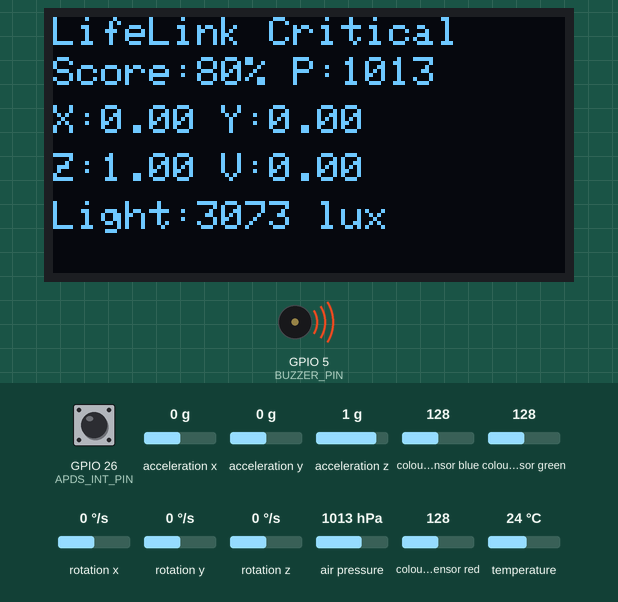
A sketch run on a simulated ESP32. On the bench: 128×64 one-colour display, buzzer (waves = sounding, pin HIGH). Inputs (shaded band) come from the test bench; at power-on: acceleration x 0 g, acceleration y 0 g, acceleration z 1 g, air pressure 1013 hPa, GPIO 26 (APDS_INT_PIN) HIGH, colour sensor blue 128, colour sensor green 128, rotation x 0 °/s, rotation y 0 °/s, rotation z 0 °/s, colour sensor red 128, temperature 24 °C. WiFi joins after 1.5 s; servers stay silent unless stated; what the sketch prints to the serial monitor is not drawn.

Above: at 3.7 s.
3.8 s: acceleration x set to -1.4 g
At 6.4 s:
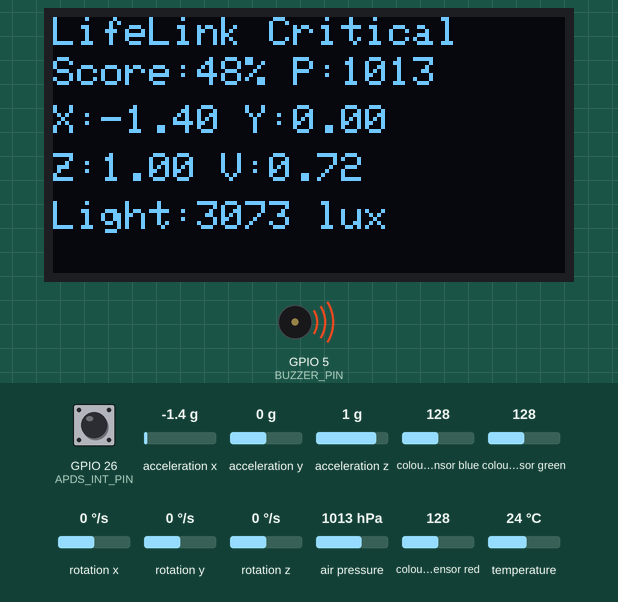
7.8 s: acceleration y set to -0.2 g
At 9.4 s:
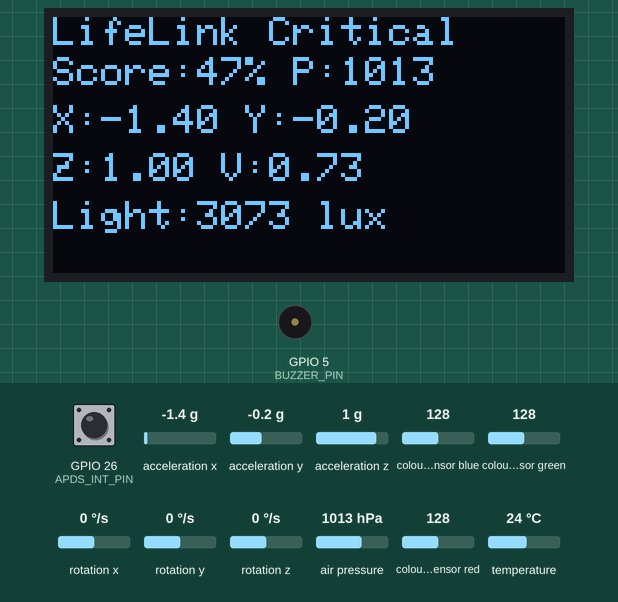
11.1 s: acceleration z set to 0.1 g
At 12.4 s:
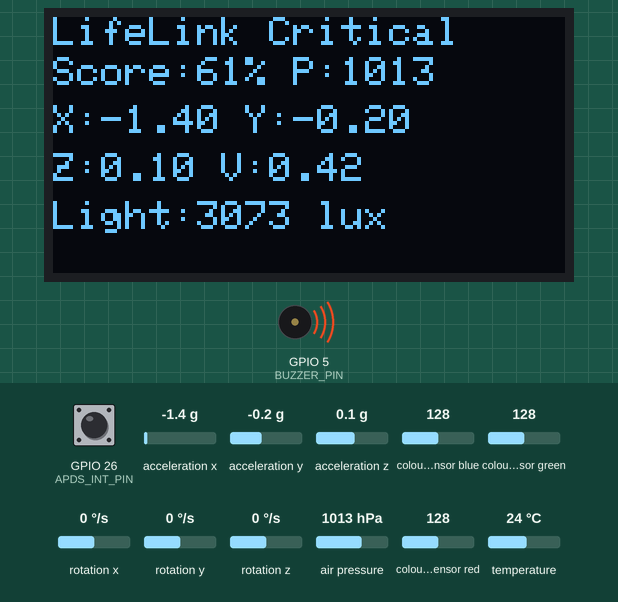
14.1 s: acceleration z set to -0.2 g
At 16.0 s:
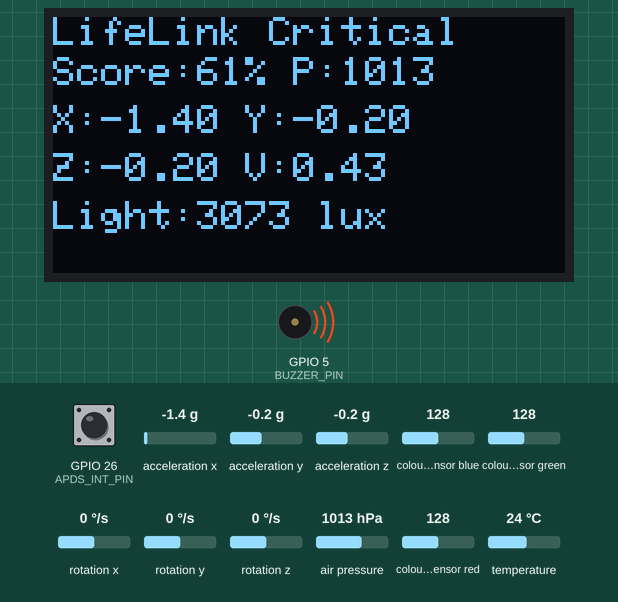
17.1 s: air pressure set to 952 hPa
At 18.4 s:
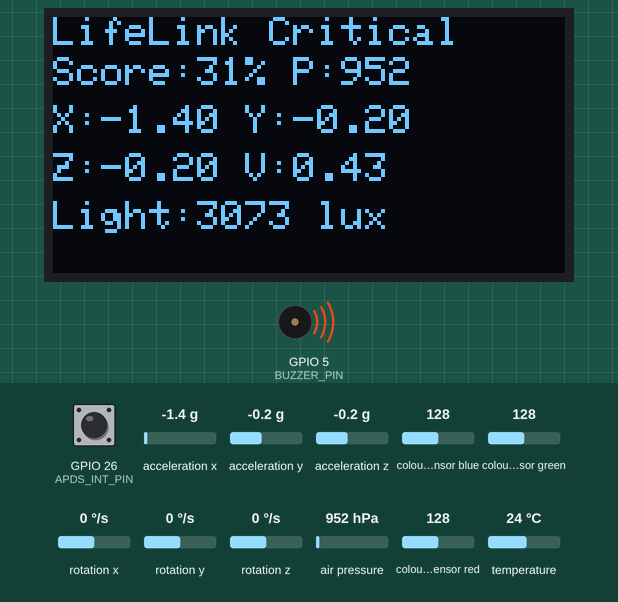
Timing chart, 0 to 23.1 s (numbered marks = the images above; inputs shaded):
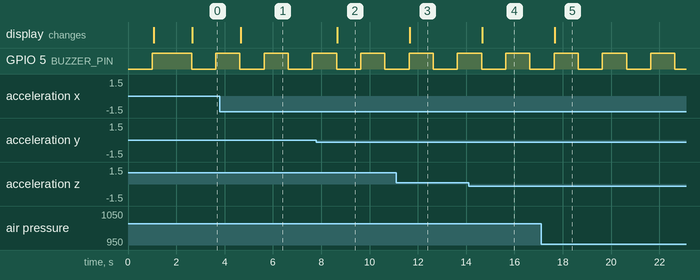

Measured:
- after the input at 3.8 s, the display: changes after 0.86 s (image 1)
- after the input at 7.8 s, the display: changes after 0.86 s (image 2)
- after the input at 11.1 s, the display: changes after 0.56 s (image 3)
- after the input at 14.1 s, the display: changes after 0.56 s (image 4)
- after the input at 17.1 s, the display: changes after 0.57 s (image 5)
- by itself, GPIO 5 (BUZZER_PIN): alternates HIGH for 1.0 s and LOW for 1.0 s

The sketch:

esp32-code.ino
```cpp
#include <Wire.h>
#include <WiFi.h>
#include <WebSocketsServer.h>
#include <Adafruit_BMP085.h>
#include <Adafruit_MPU6050.h>
#include <Adafruit_APDS9960.h>
#include <Adafruit_Sensor.h>
#include <Adafruit_GFX.h>
#include <Adafruit_SSD1306.h>

const char* WIFI_SSID = "YOUR_WIFI_NAME";
const char* WIFI_PASSWORD = "YOUR_WIFI_PASSWORD";

const int I2C_SDA_PIN = 21;
const int I2C_SCL_PIN = 22;
const int APDS_INT_PIN = 26;
const int BUZZER_PIN = 5;
const bool BUZZER_ACTIVE_LOW = true;

const int OLED_WIDTH = 128;
const int OLED_HEIGHT = 64;
const int OLED_RESET_PIN = -1;
const int OLED_I2C_ADDRESS = 0x3C;

const uint16_t DEFAULT_LIGHT_LUX = 120;

Adafruit_BMP085 bmp;
Adafruit_MPU6050 mpu;
Adafruit_APDS9960 apds;
Adafruit_SSD1306 display(OLED_WIDTH, OLED_HEIGHT, &Wire, OLED_RESET_PIN);
WebSocketsServer webSocket = WebSocketsServer(81);

bool bmpReady = false;
bool mpuReady = false;
bool apdsReady = false;
bool oledReady = false;

unsigned long lastPacketMs = 0;
const unsigned long PACKET_INTERVAL_MS = 1000;

float pressureBaselineHpa = 0.0;
float pressureBaselineTotal = 0.0;
int pressureBaselineSamples = 0;
const int PRESSURE_BASELINE_SAMPLE_COUNT = 12;

unsigned long lastBuzzerToggleMs = 0;
bool buzzerState = false;

void setBuzzer(bool on) {
  if (BUZZER_ACTIVE_LOW) {
    digitalWrite(BUZZER_PIN, on ? LOW : HIGH);
  } else {
    digitalWrite(BUZZER_PIN, on ? HIGH : LOW);
  }
}

float clampValue(float value, float minValue, float maxValue) {
  if (value < minValue) return minValue;
  if (value > maxValue) return maxValue;
  return value;
}

int calculateSafetyScore(float pressureHpa, float vibrationG, uint16_t lightLux) {
  float pressureDelta = abs(pressureHpa - pressureBaselineHpa);
  float pressureScore = clampValue(100.0 - pressureDelta * 10.0, 0.0, 100.0);
  float vibrationScore = clampValue(100.0 - vibrationG * 90.0, 0.0, 100.0);
  float lightScore = clampValue(100.0 - lightLux / 7.0, 0.0, 100.0);

  return round(vibrationScore * 0.50 + pressureScore * 0.30 + lightScore * 0.20);
}

String getStatus(float pressureHpa, float vibrationG, uint16_t lightLux, int safetyScore) {
  float pressureDrop = pressureBaselineHpa - pressureHpa;

  if (vibrationG > 1.35 || pressureDrop > 8.0 || lightLux > 560 || safetyScore < 58) {
    return "Critical";
  }

  if (vibrationG > 0.90 || pressureDrop > 4.0 || lightLux > 390 || safetyScore < 76) {
    return "Watch";
  }

  return "Stable";
}

String getAlert(float pressureHpa, float vibrationG, uint16_t lightLux, int safetyScore) {
  float pressureDrop = pressureBaselineHpa - pressureHpa;

  if (vibrationG > 1.35) return "High vibration trauma detected";
  if (pressureDrop > 8.0) return "Pressure drop warning";
  if (lightLux > 560) return "Excessive light exposure";
  if (safetyScore < 58) return "Emergency transport instability";
  if (vibrationG > 0.90) return "Vibration warning";
  if (pressureDrop > 4.0) return "Pressure change warning";
  if (lightLux > 390) return "Light exposure warning";
  if (safetyScore < 76) return "Transport stability warning";

  return "None";
}

void scanI2CBus() {
  Serial.println("Scanning I2C bus...");

  byte devicesFound = 0;

  for (byte address = 1; address < 127; address++) {
    Wire.beginTransmission(address);
    byte error = Wire.endTransmission();

    if (error == 0) {
      Serial.print("I2C device found at 0x");
      if (address < 16) Serial.print("0");
      Serial.println(address, HEX);
      devicesFound++;
    }
  }

  if (devicesFound == 0) {
    Serial.println("No I2C devices found.");
  }
}

void updatePressureBaseline(float pressureHpa) {
  if (pressureHpa <= 0.0 || pressureBaselineSamples >= PRESSURE_BASELINE_SAMPLE_COUNT) {
    return;
  }

  pressureBaselineTotal += pressureHpa;
  pressureBaselineSamples++;
  pressureBaselineHpa = pressureBaselineTotal / pressureBaselineSamples;

  if (pressureBaselineSamples == PRESSURE_BASELINE_SAMPLE_COUNT) {
    Serial.print("Pressure baseline locked at ");
    Serial.print(pressureBaselineHpa, 1);
    Serial.println(" hPa");
  }
}

void updateBuzzer(String status) {
  if (status == "Critical") {
    if (millis() - lastBuzzerToggleMs >= 150) {
      lastBuzzerToggleMs = millis();
      buzzerState = !buzzerState;
      setBuzzer(buzzerState);
    }
    return;
  }

  if (status == "Watch") {
    if (millis() - lastBuzzerToggleMs >= 600) {
      lastBuzzerToggleMs = millis();
      buzzerState = !buzzerState;
      setBuzzer(buzzerState);
    }
    return;
  }

  buzzerState = false;
  setBuzzer(false);
}

void updateOledDisplay(
  float pressureHpa,
  float vibrationG,
  float accelX,
  float accelY,
  float accelZ,
  uint16_t lightLux,
  int safetyScore,
  String status
) {
  if (!oledReady) return;

  display.clearDisplay();
  display.setTextColor(SSD1306_WHITE);
  display.setTextSize(1);

  display.setCursor(0, 0);
  display.print("LifeLink ");
  display.print(status);

  display.setCursor(0, 10);
  display.print("Score:");
  display.print(safetyScore);
  display.print("% P:");
  display.print(pressureHpa, 0);

  display.setCursor(0, 22);
  display.print("X:");
  display.print(accelX, 2);
  display.print(" Y:");
  display.print(accelY, 2);

  display.setCursor(0, 34);
  display.print("Z:");
  display.print(accelZ, 2);
  display.print(" V:");
  display.print(vibrationG, 2);

  display.setCursor(0, 46);
  display.print("Light:");
  display.print(lightLux);
  display.print(apdsReady ? " lux" : " est");

  display.display();
}

void onWebSocketEvent(uint8_t clientId, WStype_t type, uint8_t* payload, size_t length) {
  switch (type) {
    case WStype_CONNECTED:
      Serial.print("Dashboard connected: client ");
      Serial.println(clientId);
      break;

    case WStype_DISCONNECTED:
      Serial.print("Dashboard disconnected: client ");
      Serial.println(clientId);
      break;

    case WStype_TEXT:
      Serial.print("Dashboard message: ");
      Serial.println((char*)payload);
      break;

    default:
      break;
  }
}

void connectToWiFi() {
  WiFi.mode(WIFI_STA);
  WiFi.begin(WIFI_SSID, WIFI_PASSWORD);

  Serial.print("Connecting to Wi-Fi");

  while (WiFi.status() != WL_CONNECTED) {
    delay(500);
    Serial.print(".");
  }

  Serial.println();
  Serial.print("Connected. ESP32 IP address: ");
  Serial.println(WiFi.localIP());
  Serial.println("WebSocket endpoint: ws://" + WiFi.localIP().toString() + ":81");
}

void setupSensors() {
  Wire.begin(I2C_SDA_PIN, I2C_SCL_PIN);

  pinMode(APDS_INT_PIN, INPUT_PULLUP);
  pinMode(BUZZER_PIN, OUTPUT);
  setBuzzer(false);

  scanI2CBus();

  bmpReady = bmp.begin();
  Serial.println(bmpReady ? "BMP180 ready" : "BMP180 not found");

  mpuReady = mpu.begin(0x68);

  if (!mpuReady) {
    mpuReady = mpu.begin(0x69);
  }

  if (mpuReady) {
    mpu.setAccelerometerRange(MPU6050_RANGE_4_G);
    mpu.setGyroRange(MPU6050_RANGE_500_DEG);
    mpu.setFilterBandwidth(MPU6050_BAND_21_HZ);
    Serial.println("MPU6050 ready");
  } else {
    Serial.println("MPU6050 not found");
  }

  apdsReady = apds.begin();

  if (apdsReady) {
    apds.enableColor(true);
    apds.enableProximity(true);
    apds.enableGesture(true);
    Serial.println("APDS9960 ready");
  } else {
    Serial.println("APDS9960 not found. Using estimated light value.");
  }

  oledReady = display.begin(SSD1306_SWITCHCAPVCC, OLED_I2C_ADDRESS);

  if (oledReady) {
    display.clearDisplay();
    display.setTextColor(SSD1306_WHITE);
    display.setTextSize(1);
    display.setCursor(0, 0);
    display.println("LifeLink booting");
    display.println("Sensors starting...");
    display.display();
    Serial.println("OLED display ready");
  } else {
    Serial.println("OLED display not found");
  }
}

String buildSensorJson() {
  float pressureHpa = 0.0;
  float vibrationG = 0.0;
  float accelerationMagnitudeG = 0.0;
  float accelX = 0.0;
  float accelY = 0.0;
  float accelZ = 0.0;
  uint16_t lightLux = DEFAULT_LIGHT_LUX;
  String gesture = apdsReady ? "none" : "estimated";

  if (bmpReady) {
    pressureHpa = bmp.readPressure() / 100.0;
    updatePressureBaseline(pressureHpa);
  }

  if (mpuReady) {
    sensors_event_t accel;
    sensors_event_t gyro;
    sensors_event_t temp;

    mpu.getEvent(&accel, &gyro, &temp);

    accelX = accel.acceleration.x / 9.80665;
    accelY = accel.acceleration.y / 9.80665;
    accelZ = accel.acceleration.z / 9.80665;

    accelerationMagnitudeG = sqrt(accelX * accelX + accelY * accelY + accelZ * accelZ);
    vibrationG = abs(accelerationMagnitudeG - 1.0);
  }

  if (apdsReady) {
    uint16_t red;
    uint16_t green;
    uint16_t blue;
    uint16_t clear;

    apds.getColorData(&red, &green, &blue, &clear);
    lightLux = clear;

    uint8_t gestureValue = apds.readGesture();

    if (gestureValue == APDS9960_UP) gesture = "up";
    else if (gestureValue == APDS9960_DOWN) gesture = "down";
    else if (gestureValue == APDS9960_LEFT) gesture = "left";
    else if (gestureValue == APDS9960_RIGHT) gesture = "right";
  }

  int safetyScore = calculateSafetyScore(pressureHpa, vibrationG, lightLux);
  String status = getStatus(pressureHpa, vibrationG, lightLux, safetyScore);
  String alert = getAlert(pressureHpa, vibrationG, lightLux, safetyScore);

  bool apdsInterruptActive = digitalRead(APDS_INT_PIN) == LOW;

  if (!bmpReady || !mpuReady) {
    safetyScore = min(safetyScore, 40);
    status = "Critical";

    if (!bmpReady) {
      alert = "BMP180 offline";
    } else {
      alert = "MPU6050 offline";
    }
  } else if (!apdsReady && alert == "None") {
    alert = "None";
  }

  updateBuzzer(status);
  updateOledDisplay(pressureHpa, vibrationG, accelX, accelY, accelZ, lightLux, safetyScore, status);

  String json = "{";
  json += "\"pressure\":" + String(pressureHpa, 1) + ",";
  json += "\"pressureBaseline\":" + String(pressureBaselineHpa, 1) + ",";
  json += "\"vibration\":" + String(vibrationG, 2) + ",";
  json += "\"accelerationMagnitude\":" + String(accelerationMagnitudeG, 2) + ",";
  json += "\"accelX\":" + String(accelX, 2) + ",";
  json += "\"accelY\":" + String(accelY, 2) + ",";
  json += "\"accelZ\":" + String(accelZ, 2) + ",";
  json += "\"light\":" + String(lightLux) + ",";
  json += "\"safetyScore\":" + String(safetyScore) + ",";
  json += "\"status\":\"" + status + "\",";
  json += "\"alert\":\"" + alert + "\",";
  json += "\"gesture\":\"" + gesture + "\",";
  json += "\"apdsInterrupt\":" + String(apdsInterruptActive ? "true" : "false") + ",";
  json += "\"buzzer\":" + String(status == "Critical" || status == "Watch" ? "true" : "false") + ",";
  json += "\"battery\":87,";
  json += "\"esp32\":\"connected\",";
  json += "\"bmpReady\":" + String(bmpReady ? "true" : "false") + ",";
  json += "\"mpuReady\":" + String(mpuReady ? "true" : "false") + ",";
  json += "\"apdsReady\":" + String(apdsReady ? "true" : "false") + ",";
  json += "\"oledReady\":" + String(oledReady ? "true" : "false");
  json += "}";

  return json;
}

void setup() {
  Serial.begin(115200);
  delay(1000);

  Serial.println();
  Serial.println("LifeLink ESP32 starting...");

  setupSensors();
  connectToWiFi();

  webSocket.begin();
  webSocket.onEvent(onWebSocketEvent);

  Serial.println("WebSocket server started on port 81");
}

void loop() {
  webSocket.loop();

  if (millis() - lastPacketMs >= PACKET_INTERVAL_MS) {
    lastPacketMs = millis();

    String packet = buildSensorJson();
    Serial.println(packet);
    webSocket.broadcastTXT(packet);
  }
}
```
